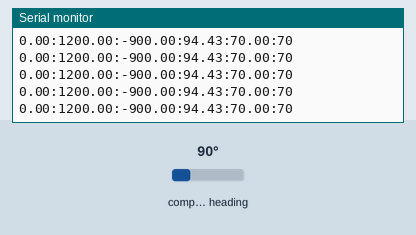
Recording of a sketch running on a simulated Arduino Uno, built with avr-gcc and run on an emulated ATmega328P. Parts: the last lines printed to the serial monitor. The test bench sets the inputs (shaded band); at power-on: compass heading 90°.

Above: at 1.2 s.
1.3 s: compass heading set to 180°
At 1.41 s:
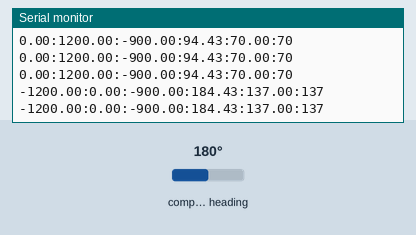
4.3 s: compass heading set to 269°
At 4.31 s:
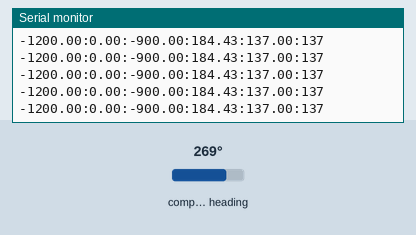
7.3 s: compass heading set to 7°
At 7.3 s:
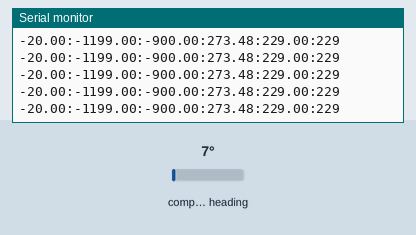
10.3 s: compass heading set to 180°
At 10.44 s:
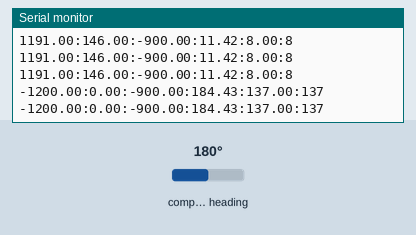
13.3 s: compass heading set to 352°
At 13.42 s:
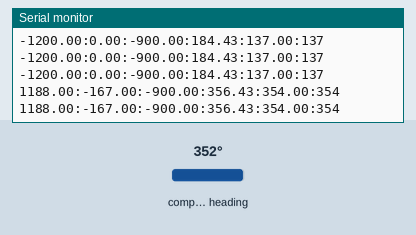
Timing chart, 0 to 16.3 s (numbered marks = the images above; inputs shaded):
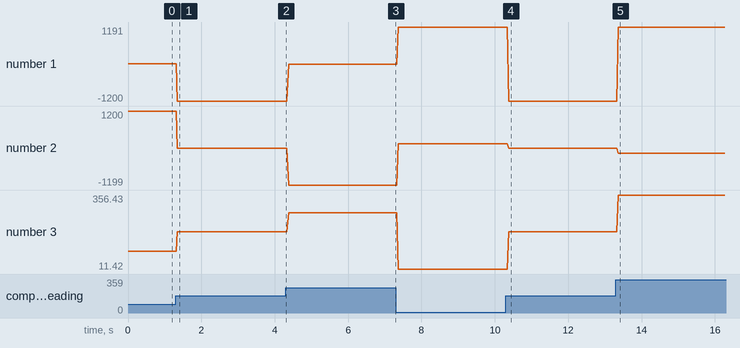

Measured:
- after the input at 1.3 s, the serial monitor: prints a new line after 0.05 s (image 1)
- after the input at 10.3 s, the serial monitor: prints a new line after 0.07 s (image 4)
- after the input at 13.3 s, the serial monitor: prints a new line after 0.06 s (image 5)
- plotted number 1: 0 → -1200 after the input at 1.3 s, -1200 → -20 after the input at 4.3 s, -20 → 1191 after the input at 7.3 s, 1191 → -1200 after the input at 10.3 s, -1200 → 1188 after the input at 13.3 s
- plotted number 2: 0 → -1199 after the input at 4.3 s, -1199 → 146 after the input at 7.3 s, 146 → 0 after the input at 10.3 s, 0 → -167 after the input at 13.3 s
- plotted number 3: 94.43 → 184.43 after the input at 1.3 s, 184.43 → 273.48 after the input at 4.3 s, 273.48 → 11.42 after the input at 7.3 s, 11.42 → 184.43 after the input at 10.3 s, 184.43 → 356.43 after the input at 13.3 s

The sketch:

HMC5883L_processing.ino
```cpp
/*
  HMC5883L Triple Axis Digital Compass. Output for HMC5883L_processing.pde
  Read more: http://www.jarzebski.pl/arduino/czujniki-i-sensory/3-osiowy-magnetometr-hmc5883l.html
  GIT: https://github.com/jarzebski/Arduino-HMC5883L
  Web: http://www.jarzebski.pl
  (c) 2014 by Korneliusz Jarzebski
*/

#include <Wire.h>
#include <HMC5883L.h>

HMC5883L compass;

int previousDegree;

void setup()
{
  Serial.begin(9600);

  // Initialize HMC5883L
  while (!compass.begin())
  {
    delay(500);
  }

  // Set measurement range
  compass.setRange(HMC5883L_RANGE_1_3GA);

  // Set measurement mode
  compass.setMeasurementMode(HMC5883L_CONTINOUS);

  // Set data rate
  compass.setDataRate(HMC5883L_DATARATE_30HZ);

  // Set number of samples averaged
  compass.setSamples(HMC5883L_SAMPLES_8);

  // Set calibration offset. See HMC5883L_calibration.ino
  compass.setOffset(0, 0, 0);
}

void loop()
{
  long x = micros();
  Vector norm = compass.readNormalize();

  // Calculate heading
  float heading = atan2(norm.YAxis, norm.XAxis);

  // Set declination angle on your location and fix heading
  // You can find your declination on: http://magnetic-declination.com/
  // (+) Positive or (-) for negative
  // For Bytom / Poland declination angle is 4'26E (positive)
  // Formula: (deg + (min / 60.0)) / (180 / M_PI);
  float declinationAngle = (4.0 + (26.0 / 60.0)) / (180 / M_PI);
  heading += declinationAngle;

  // Correct for heading < 0deg and heading > 360deg
  if (heading < 0)
  {
    heading += 2 * PI;
  }

  if (heading > 2 * PI)
  {
    heading -= 2 * PI;
  }

  // Convert to degrees
  float headingDegrees = heading * 180/M_PI;

  // Fix HMC5883L issue with angles
  float fixedHeadingDegrees;

  if (headingDegrees >= 1 && headingDegrees < 240)
  {
    fixedHeadingDegrees = map(headingDegrees, 0, 239, 0, 179);
  } else
  if (headingDegrees >= 240)
  {
    fixedHeadingDegrees = map(headingDegrees, 240, 360, 180, 360);
  }

  // Smooth angles rotation for +/- 3deg
  int smoothHeadingDegrees = round(fixedHeadingDegrees);

  if (smoothHeadingDegrees < (previousDegree + 3) && smoothHeadingDegrees > (previousDegree - 3))
  {
    smoothHeadingDegrees = previousDegree;
  }

  previousDegree = smoothHeadingDegrees;

  // Output
  Serial.print(norm.XAxis);
  Serial.print(":");
  Serial.print(norm.YAxis);
  Serial.print(":");
  Serial.print(norm.ZAxis);
  Serial.print(":");
  Serial.print(headingDegrees);
  Serial.print(":");
  Serial.print(fixedHeadingDegrees);
  Serial.print(":");
  Serial.print(smoothHeadingDegrees);
  Serial.println();

  // One loop: ~5ms @ 115200 serial.
  // We need delay ~28ms for allow data rate 30Hz (~33ms)
  delay(30);
}
```
